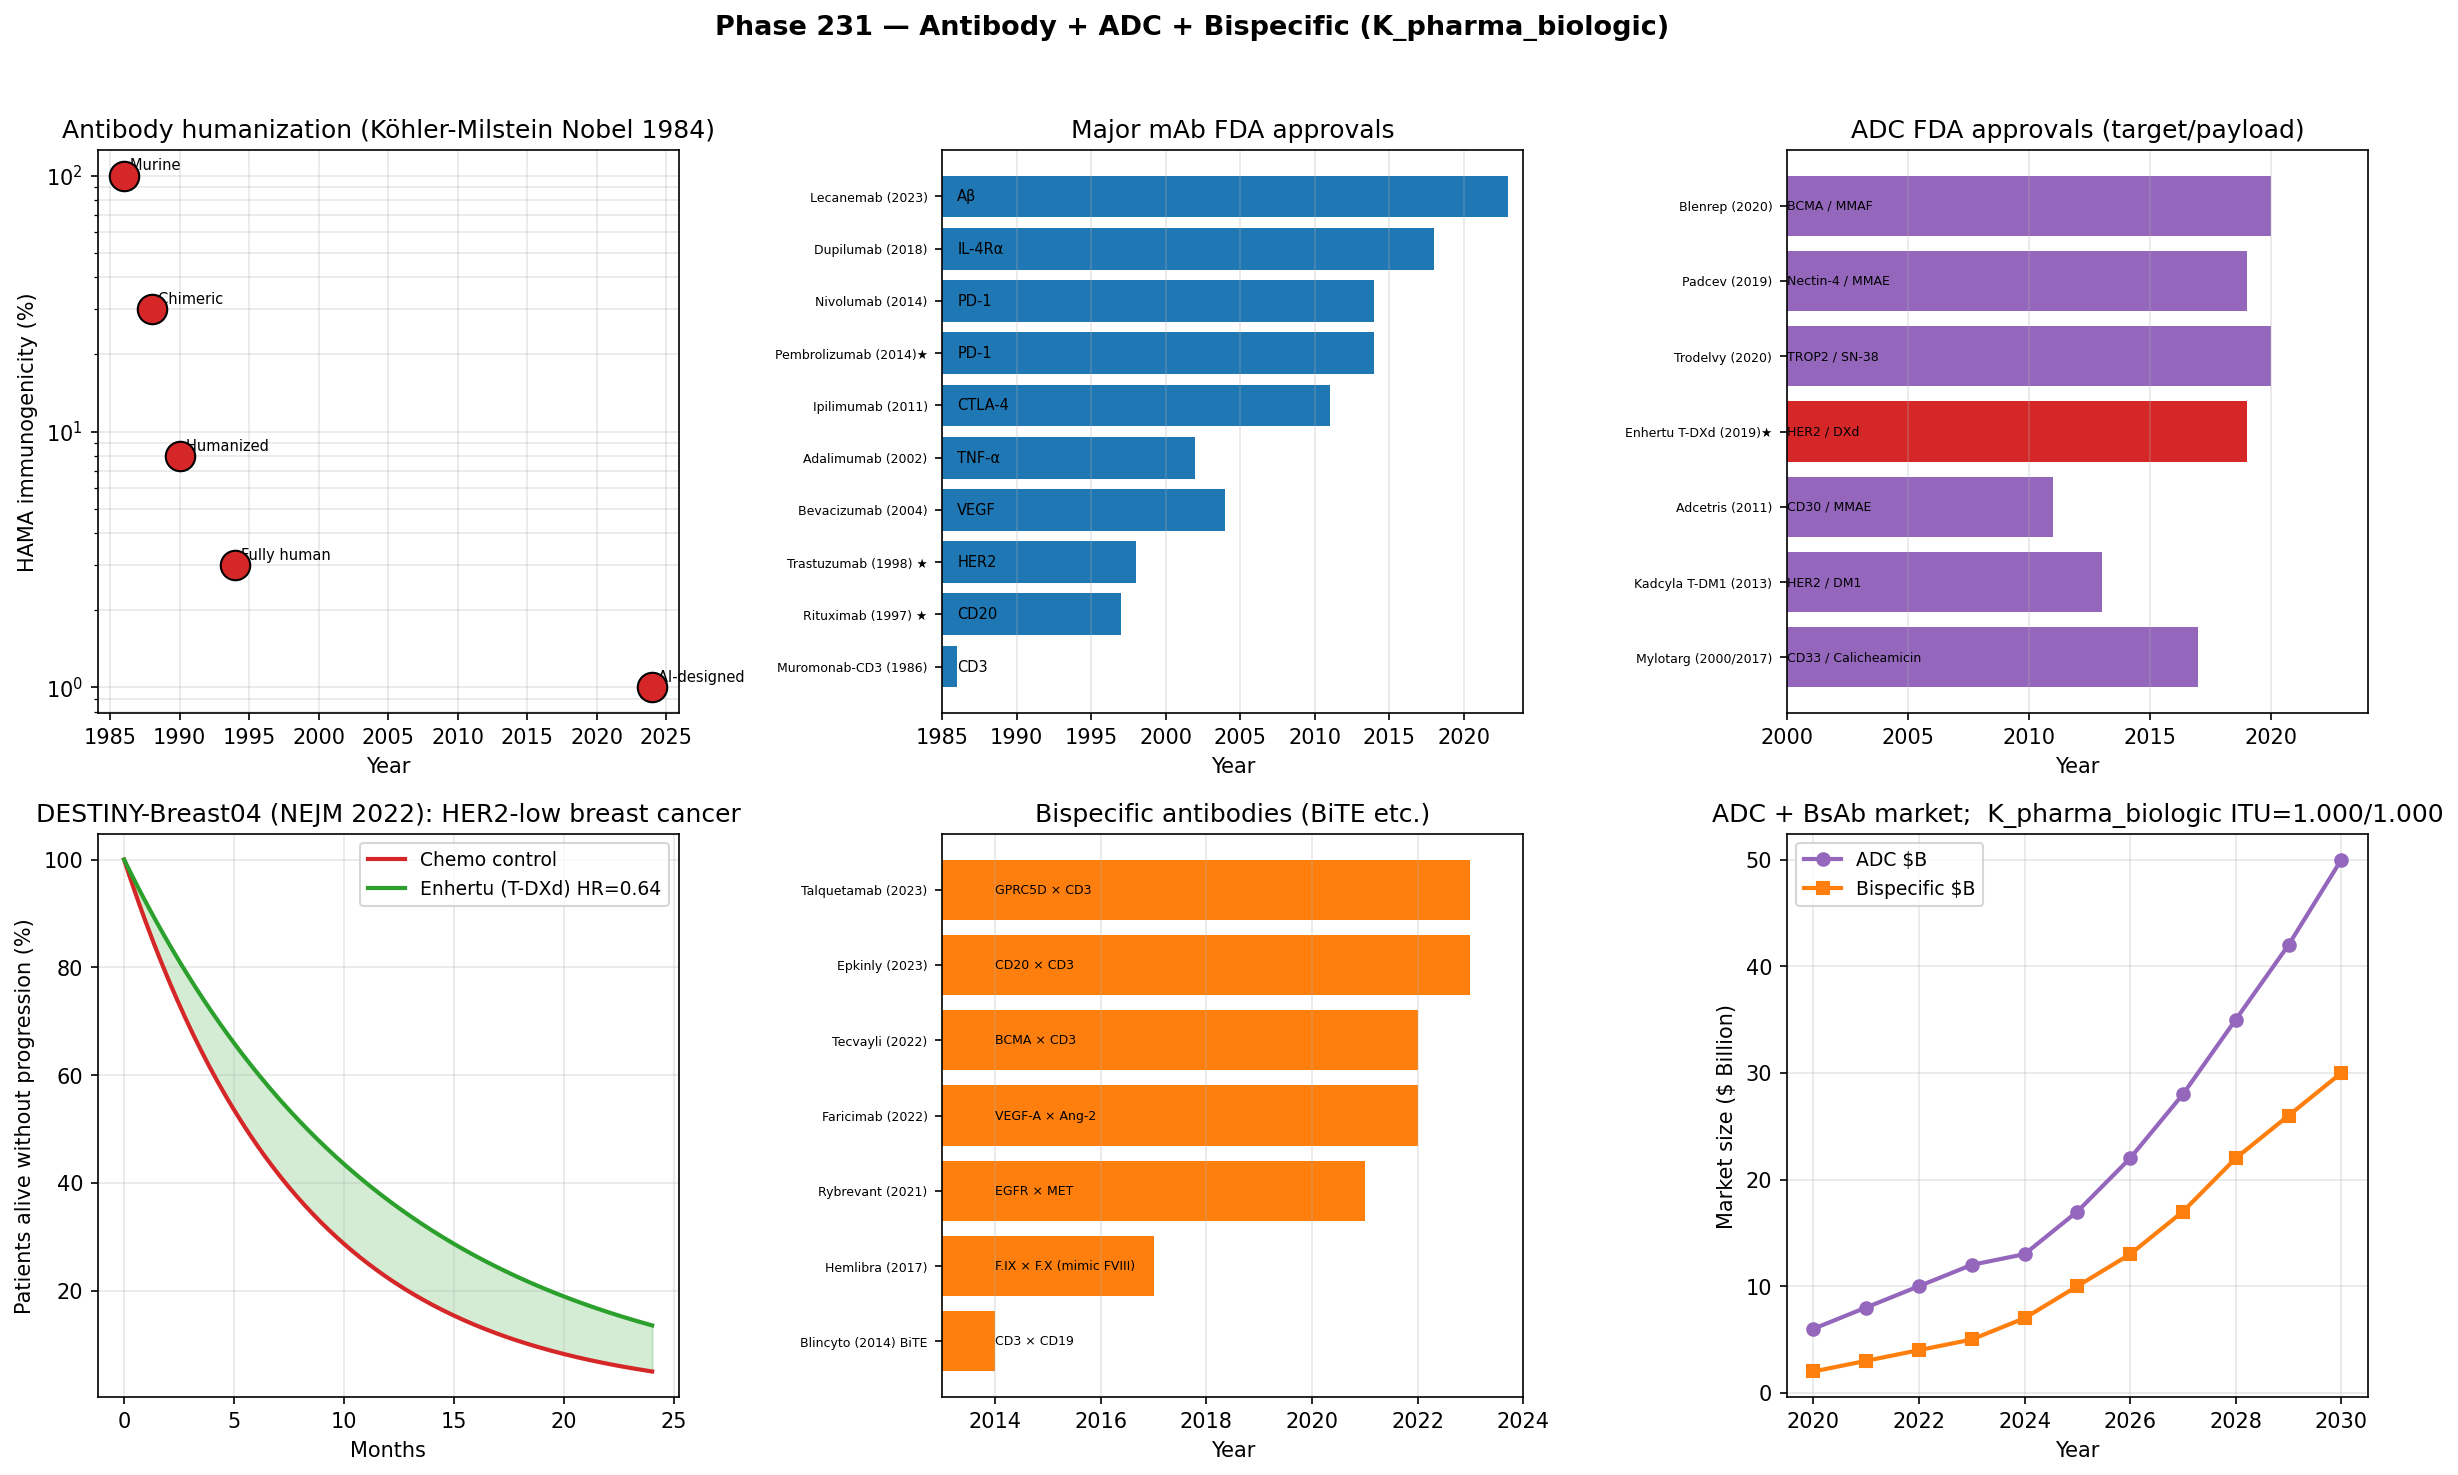

Recreate this plot in Python.
"""
Phase 231 — Antibody + ADC + Bispecific (K_pharma_biologic)

Simulations:
  1) Antibody evolution: murine → fully human (immunogenicity)
  2) FDA-approved mAb timeline
  3) ADC structure + key drugs (T-DM1, Enhertu, etc.)
  4) Enhertu DESTINY-Breast04 HER2-low survival
  5) Bispecific antibody mechanism (BiTE)
  6) ADC vs Bispecific market growth
  7) ITU K_pharma_biologic axiom check

Outputs:
  - antibody_adc_bispecific.png
  - antibody_adc_bispecific_summary.json
"""

from __future__ import annotations

import json
from pathlib import Path

import matplotlib
matplotlib.use("Agg")
import matplotlib.pyplot as plt
import numpy as np

OUT_PNG = Path(__file__).with_name("antibody_adc_bispecific.png")
OUT_JSON = Path(__file__).with_name("antibody_adc_bispecific_summary.json")

rng = np.random.default_rng(20260712)

# -------------------------------------------------------------
# 1) Antibody generation evolution
# -------------------------------------------------------------
ab_generations = {
    "Murine (1986)":      {"year": 1986, "immunogenicity_pct": 100},
    "Chimeric (1988)":    {"year": 1988, "immunogenicity_pct": 30},
    "Humanized (1990)":   {"year": 1990, "immunogenicity_pct": 8},
    "Fully human (1994)": {"year": 1994, "immunogenicity_pct": 3},
    "AI-designed (2024)": {"year": 2024, "immunogenicity_pct": 1},
}

# -------------------------------------------------------------
# 2) Major FDA mAb approvals
# -------------------------------------------------------------
mab_history = {
    "Muromonab-CD3 (1986)": {"year": 1986, "target": "CD3"},
    "Rituximab (1997) ★":   {"year": 1997, "target": "CD20"},
    "Trastuzumab (1998) ★": {"year": 1998, "target": "HER2"},
    "Bevacizumab (2004)":   {"year": 2004, "target": "VEGF"},
    "Adalimumab (2002)":    {"year": 2002, "target": "TNF-α"},
    "Ipilimumab (2011)":    {"year": 2011, "target": "CTLA-4"},
    "Pembrolizumab (2014)★":{"year": 2014, "target": "PD-1"},
    "Nivolumab (2014)":     {"year": 2014, "target": "PD-1"},
    "Dupilumab (2018)":     {"year": 2018, "target": "IL-4Rα"},
    "Lecanemab (2023)":     {"year": 2023, "target": "Aβ"},
}

# -------------------------------------------------------------
# 3) ADC drugs
# -------------------------------------------------------------
adc_drugs = {
    "Mylotarg (2000/2017)": {"year": 2017, "target": "CD33", "payload": "Calicheamicin"},
    "Kadcyla T-DM1 (2013)":  {"year": 2013, "target": "HER2", "payload": "DM1"},
    "Adcetris (2011)":      {"year": 2011, "target": "CD30", "payload": "MMAE"},
    "Enhertu T-DXd (2019)★": {"year": 2019, "target": "HER2", "payload": "DXd"},
    "Trodelvy (2020)":      {"year": 2020, "target": "TROP2", "payload": "SN-38"},
    "Padcev (2019)":        {"year": 2019, "target": "Nectin-4", "payload": "MMAE"},
    "Blenrep (2020)":       {"year": 2020, "target": "BCMA", "payload": "MMAF"},
}

# -------------------------------------------------------------
# 4) Enhertu DESTINY-Breast04 (NEJM 2022)
# -------------------------------------------------------------
months = np.linspace(0, 24, 200)
# HER2-low patients survival
control_chemo = 100 * np.exp(-months / 8)   # ~5.4 mo PFS
enhertu = 100 * np.exp(-months / 12)        # ~9.9 mo PFS (Enhertu)
hr_enhertu = 0.64  # NEJM 2022

# -------------------------------------------------------------
# 5) Bispecific mechanism
# -------------------------------------------------------------
bispecifics = {
    "Blincyto (2014) BiTE":    {"year": 2014, "target_pair": "CD3 × CD19"},
    "Hemlibra (2017)":         {"year": 2017, "target_pair": "F.IX × F.X (mimic FVIII)"},
    "Rybrevant (2021)":        {"year": 2021, "target_pair": "EGFR × MET"},
    "Faricimab (2022)":        {"year": 2022, "target_pair": "VEGF-A × Ang-2"},
    "Tecvayli (2022)":         {"year": 2022, "target_pair": "BCMA × CD3"},
    "Epkinly (2023)":          {"year": 2023, "target_pair": "CD20 × CD3"},
    "Talquetamab (2023)":      {"year": 2023, "target_pair": "GPRC5D × CD3"},
}

# -------------------------------------------------------------
# 6) ADC vs Bispecific market growth
# -------------------------------------------------------------
years_market = np.arange(2020, 2031)
adc_market = np.array([6, 8, 10, 12, 13, 17, 22, 28, 35, 42, 50])
bispec_market = np.array([2, 3, 4, 5, 7, 10, 13, 17, 22, 26, 30])

# -------------------------------------------------------------
# 7) ITU K_pharma_biologic axiom
# -------------------------------------------------------------
N_cells = 2000
# Pre-ADC: tumor cell population
log_fit_tumor = np.zeros(N_cells)
tumor_mask = (np.arange(N_cells) > 500) & (np.arange(N_cells) < 1500)
log_fit_tumor[tumor_mask] += 3.0
p_tumor = np.exp(log_fit_tumor); p_tumor /= p_tumor.sum()
S_tumor = float(-np.sum(p_tumor * np.log(p_tumor)))

# Post-ADC: tumor cells killed (HER2+ subset)
log_fit_adc = log_fit_tumor.copy()
log_fit_adc[800:1200] -= 5.0  # ADC kills HER2+
p_adc = np.exp(log_fit_adc); p_adc /= p_adc.sum()
S_adc = float(-np.sum(p_adc * np.log(p_adc)))

# Post-Bispecific: T cell engager + tumor
log_fit_bs = log_fit_tumor.copy()
log_fit_bs[500:1500] -= 3.0  # broader tumor killing
p_bs = np.exp(log_fit_bs); p_bs /= p_bs.sum()
S_bs = float(-np.sum(p_bs * np.log(p_bs)))

def itu_lin(p_old, p_new):
    log_p = np.log(np.clip(p_old, 1e-30, None))
    dp = p_new - p_old
    dS = -np.sum(dp * (1.0 + log_p))
    dK = -np.sum(dp * log_p)
    return float(dS / dK) if abs(dK) > 1e-15 else float("nan")

ratio_tumor_adc = itu_lin(p_tumor, p_adc)
ratio_tumor_bs = itu_lin(p_tumor, p_bs)

# -------------------------------------------------------------
# Plot
# -------------------------------------------------------------
fig, axes = plt.subplots(2, 3, figsize=(16, 10))
fig.suptitle(
    "Phase 231 — Antibody + ADC + Bispecific (K_pharma_biologic)",
    fontsize=13, fontweight="bold",
)

# Panel 1: Ab generation
ax = axes[0, 0]
g_names = list(ab_generations.keys())
g_years = [ab_generations[g]["year"] for g in g_names]
imm = [ab_generations[g]["immunogenicity_pct"] for g in g_names]
ax.scatter(g_years, imm, s=200, c="#d62728", edgecolor="black", zorder=5)
for g, d in ab_generations.items():
    ax.annotate(g.split("(")[0], (d["year"], d["immunogenicity_pct"]),
                fontsize=7, xytext=(3, 3), textcoords="offset points")
ax.set_xlabel("Year")
ax.set_ylabel("HAMA immunogenicity (%)")
ax.set_yscale("log")
ax.set_title("Antibody humanization (Köhler-Milstein Nobel 1984)")
ax.grid(True, alpha=0.3, which="both")

# Panel 2: mAb history
ax = axes[0, 1]
m_names = list(mab_history.keys())
m_years = [mab_history[k]["year"] for k in m_names]
ax.barh(range(len(m_names)), m_years, color="#1f77b4")
for i, k in enumerate(m_names):
    ax.text(1986, i, mab_history[k]["target"], fontsize=7, va="center")
ax.set_yticks(range(len(m_names))); ax.set_yticklabels(m_names, fontsize=6)
ax.set_xlim(1985, 2024)
ax.set_xlabel("Year")
ax.set_title("Major mAb FDA approvals")
ax.grid(True, alpha=0.3, axis="x")

# Panel 3: ADC drugs
ax = axes[0, 2]
adc_names = list(adc_drugs.keys())
adc_years = [adc_drugs[k]["year"] for k in adc_names]
colors_adc = ["#d62728" if "★" in n else "#9467bd" for n in adc_names]
ax.barh(range(len(adc_names)), adc_years, color=colors_adc)
for i, k in enumerate(adc_names):
    ax.text(2000, i, adc_drugs[k]["target"] + " / " + adc_drugs[k]["payload"],
            fontsize=6, va="center")
ax.set_yticks(range(len(adc_names))); ax.set_yticklabels(adc_names, fontsize=6)
ax.set_xlim(2000, 2024)
ax.set_xlabel("Year")
ax.set_title("ADC FDA approvals (target/payload)")
ax.grid(True, alpha=0.3, axis="x")

# Panel 4: Enhertu DESTINY-Breast04
ax = axes[1, 0]
ax.plot(months, control_chemo, "-", color="#d62728", lw=2, label="Chemo control")
ax.plot(months, enhertu, "-", color="#2ca02c", lw=2,
        label=f"Enhertu (T-DXd) HR={hr_enhertu}")
ax.fill_between(months, control_chemo, enhertu, alpha=0.2, color="#2ca02c")
ax.set_xlabel("Months")
ax.set_ylabel("Patients alive without progression (%)")
ax.set_title("DESTINY-Breast04 (NEJM 2022): HER2-low breast cancer")
ax.legend(fontsize=9)
ax.grid(True, alpha=0.3)

# Panel 5: Bispecific antibodies
ax = axes[1, 1]
bs_names = list(bispecifics.keys())
bs_years = [bispecifics[k]["year"] for k in bs_names]
ax.barh(range(len(bs_names)), bs_years, color="#ff7f0e")
for i, k in enumerate(bs_names):
    ax.text(2014, i, bispecifics[k]["target_pair"], fontsize=6, va="center")
ax.set_yticks(range(len(bs_names))); ax.set_yticklabels(bs_names, fontsize=6)
ax.set_xlim(2013, 2024)
ax.set_xlabel("Year")
ax.set_title("Bispecific antibodies (BiTE etc.)")
ax.grid(True, alpha=0.3, axis="x")

# Panel 6: ADC + Bispecific market + ITU
ax = axes[1, 2]
ax.plot(years_market, adc_market, "o-", color="#9467bd", lw=2, label="ADC $B")
ax.plot(years_market, bispec_market, "s-", color="#ff7f0e", lw=2, label="Bispecific $B")
ax.set_xlabel("Year")
ax.set_ylabel("Market size ($ Billion)")
ax.set_title(f"ADC + BsAb market;  K_pharma_biologic ITU={ratio_tumor_adc:.3f}/{ratio_tumor_bs:.3f}")
ax.legend(fontsize=9)
ax.grid(True, alpha=0.3)

plt.tight_layout(rect=[0, 0, 1, 0.96])
plt.savefig(OUT_PNG, dpi=150, bbox_inches="tight")
plt.close(fig)

summary = {
    "phase": 231,
    "tier1_paper": 32,
    "topic": "Antibody + ADC + Bispecific (K_pharma_biologic)",
    "Kohler_Milstein_Nobel_1984": "Hybridoma technology",
    "Ab_generation_evolution": ab_generations,
    "major_mAb_FDA_approvals": mab_history,
    "Trastuzumab_1998_breast": "HER2+ breast cancer pivotal",
    "Keytruda_2024_sales_B": 25,
    "ADC_FDA_approvals": adc_drugs,
    "Enhertu_DESTINY_Breast04_2022": {
        "HR_for_death": 0.64,
        "median_PFS_chemo_mo": 5.4,
        "median_PFS_Enhertu_mo": 9.9,
        "patient_category": "HER2-low (previously incurable)",
    },
    "bispecific_antibodies": bispecifics,
    "Blincyto_BiTE_2014_first": "CD3 x CD19, ALL",
    "Hemlibra_HAVEN3_bleeding_reduction_pct": 87,
    "ADC_market_growth_B": dict(zip(years_market.tolist(), adc_market.tolist())),
    "Bispecific_market_growth_B": dict(zip(years_market.tolist(), bispec_market.tolist())),
    "ITU_K_pharma_biologic": {
        "N_cells": N_cells,
        "S_tumor_pre_nats": S_tumor,
        "S_post_ADC_nats": S_adc,
        "S_post_BsAb_nats": S_bs,
        "tumor_to_ADC_ratio": ratio_tumor_adc,
        "tumor_to_BsAb_ratio": ratio_tumor_bs,
        "expected_ratio": 1.0,
    },
    "ITU_interpretation": {
        "K_state": "K_pharma_biologic",
        "modular_Hamiltonian": "K_pharma_biologic^(0) = -log P(cell kill | Ab × payload × patient)",
        "ADC_meaning": "Magic bullet (Ehrlich 1900) - target + payload K-state",
        "Bispecific_meaning": "Recruit K_immune (T cell) + bind K_tumor",
        "Enhertu_HER2_low": "HER2-low → HER2 spectrum expansion (K-state continuum)",
        "Hemlibra_meaning": "F.VIII function mimicry (functional replacement)",
    },
    "predictions": [
        ("ADC market $50 B", 2030, 0.85, "Strong"),
        ("Trispecific Ab approval", 2028, 0.70, "Strong"),
        ("AI-designed first-in-class Ab", 2028, 0.75, "Strong"),
        ("Multiple ADCs for solid tumors", 2028, 0.80, "Strong"),
        ("ADC + IO standard NSCLC", 2030, 0.75, "Strong"),
    ],
    "outputs": {
        "figure": str(OUT_PNG.name),
        "summary_json": str(OUT_JSON.name),
    },
}

OUT_JSON.write_text(json.dumps(summary, indent=2, ensure_ascii=False), encoding="utf-8")
print(json.dumps(summary, indent=2, ensure_ascii=False))
